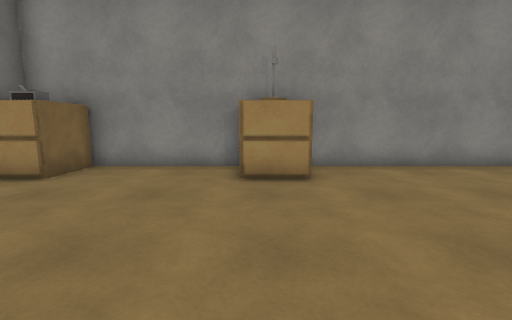
[1] (above)

21 first-person views from a walk through a 3-D level made in the Unity game engine. The camera is 1.2 m above the floor, tilts 8° down and sees 90° across. The floor is counted in squares, 1 m on a side. Each view is taken from the middle of a square. On the plan, view 1 faces up. The plan holds only what a view shows up to about 12 squares ahead; the rest is blank. The place goes on beyond the plan. The player character is not drawn. Door leaves are left out, so doorways stand open. Some surface patterns are stand-ins.

[2]
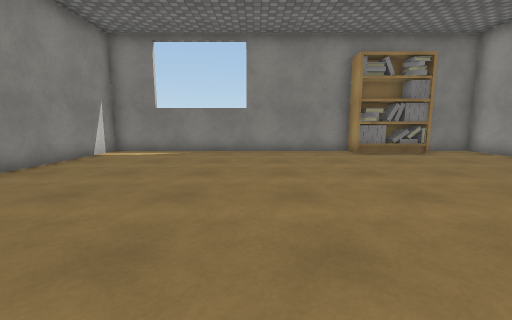

[3]
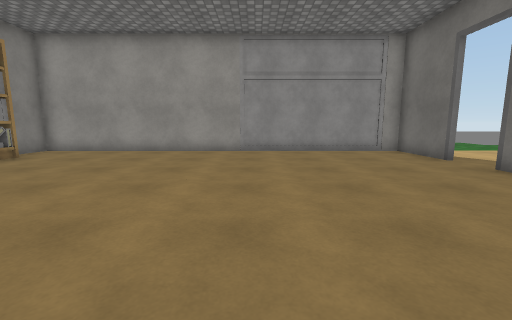

[4]
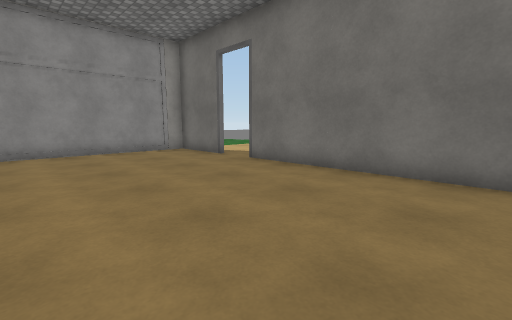

[5]
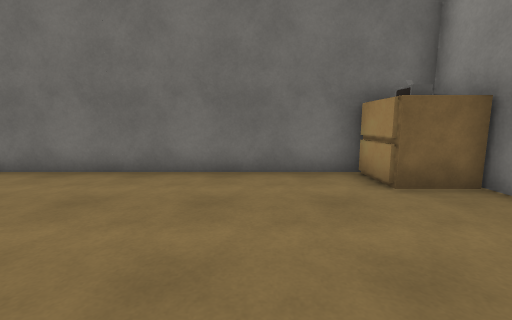

[6]
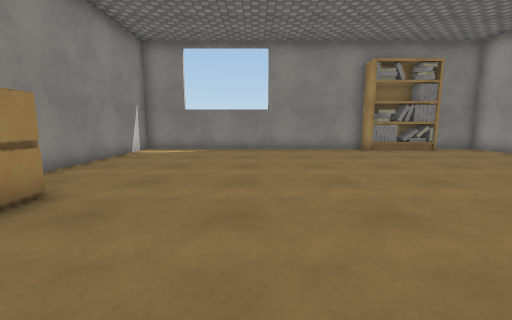

[7]
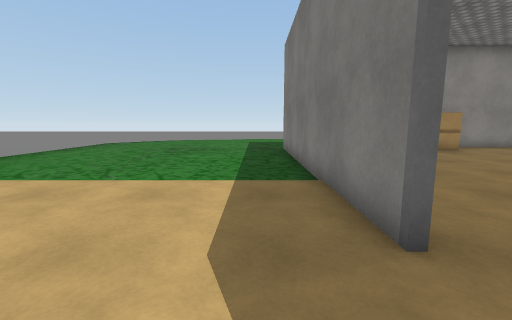

[8]
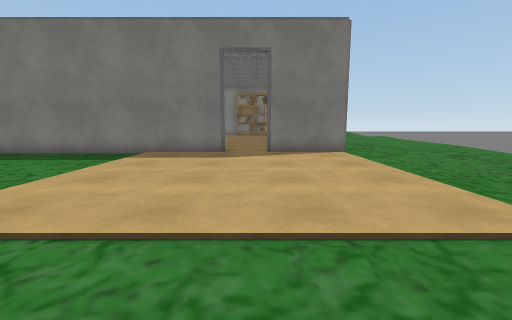

[9]
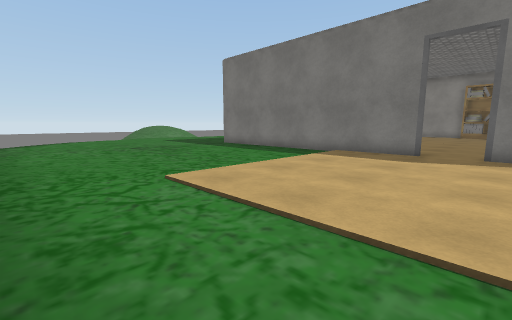

[10]
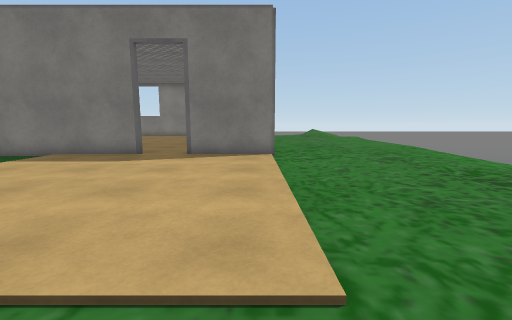

[11]
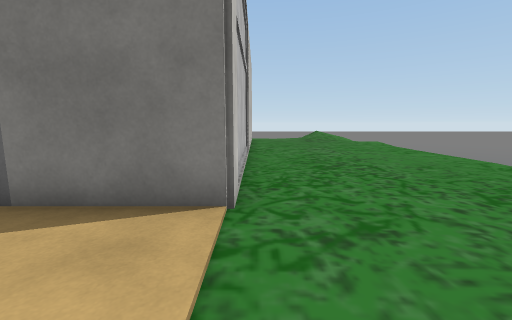

[12]
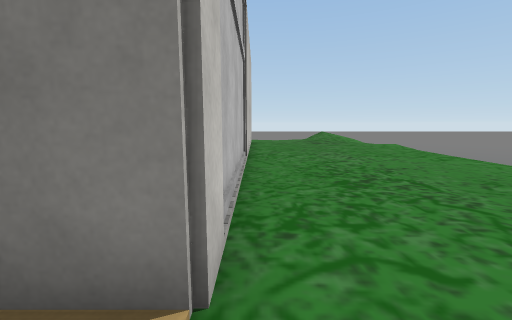

[13]
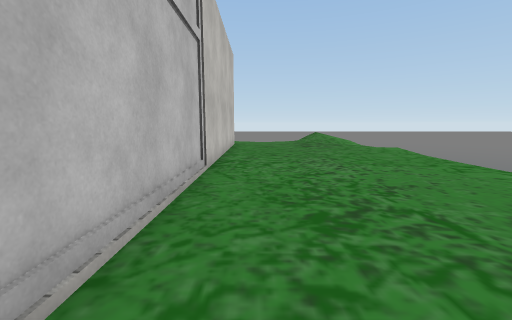

[14]
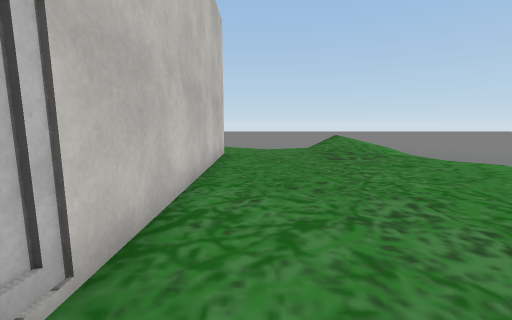

[15]
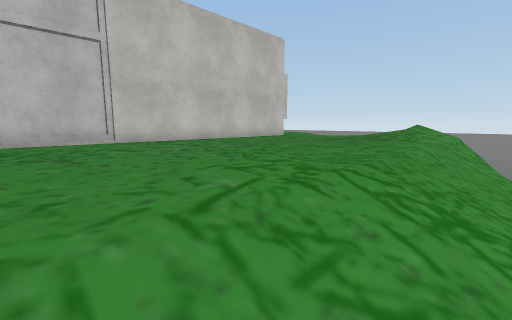

[16]
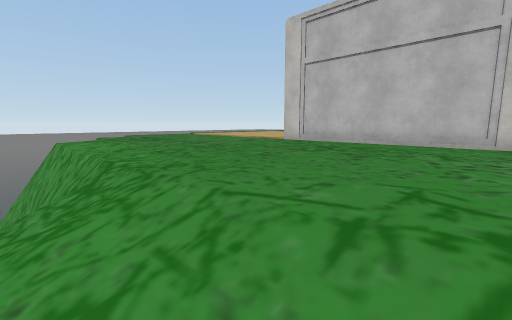

[17]
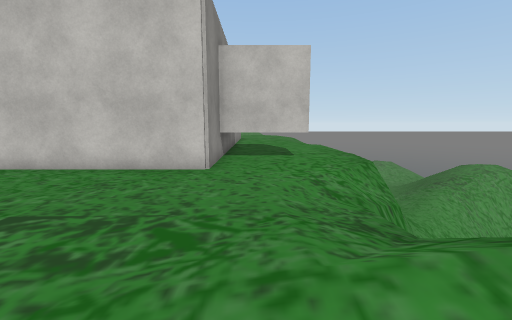

[18]
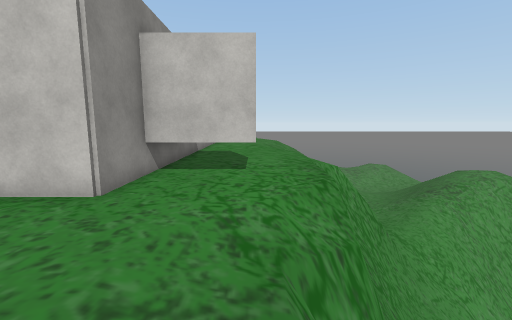

[19]
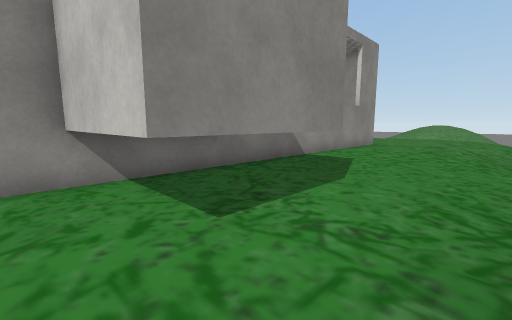

[20]
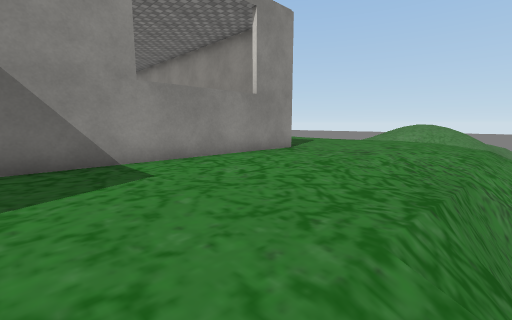

[21]
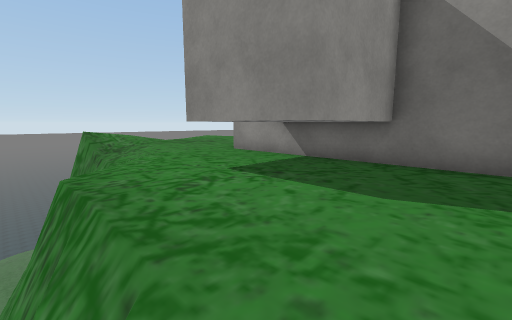

### Floor plan
Key: @ floor where view 1 was taken; # wall or solid block; . main floor; - floor 0.5 m lower than the main floor; / step, stairs or slope; D open door; = window, fence, low wall or low ledge; v drop or lower ground; C cupboard; B bookshelf; O other object.
Columns run from 18 left of view 1 to 17 right of it. Each row starts with its distance up from view 1.
  7  .....      CC####CC#########...//v
  6  ...........CC....CC........#...//v
  5 v...........#...............#...//v
  4 v...........#...............#.../-v
  3  ...........#...............#...../
  2  ...........#...............#...../
  1  ...........#...............#...../
  0  ...........#.....@.........#...../
 -1  ...........#...............#...../
 -2  ...........#...............#...../
 -3  ...........#..............B####..vv
 -4  ..........DD.............BBO  #..vv
 -5  ..........DD..............BO  #..v
 -6  ...........#..............B####..v#
 -7   ..........#...............#..../
 -8   ..........#...............#...//
 -9    .........#################..//vv
-10    ...........................//vv
-11     ..........................//v
-12      .........................//v
-13        .......................//v
-14       .......................///v
-15       /.......................//
-16       /......................./
-17       vvvvvv/////////////////v
-18     =##       ///////////// v

Where each view was taken, in squares from view 1:
view 1: 0 up, 0 right, facing up
view 2: 1 up, 2 left, facing right
view 3: 3 up, 0 right, facing down
view 4: 3 up, 0 right, facing down-left
view 5: 3 up, 0 right, facing left
view 6: 2 up, 3 left, facing right
view 7: 6 down, 8 left, facing up
view 8: 5 down, 17 left, facing right
view 9: 6 down, 17 left, facing up-right
view 10: 8 down, 16 left, facing right
view 11: 9 down, 10 left, facing right
view 12: 9 down, 8 left, facing right
view 13: 10 down, 6 left, facing right
view 14: 10 down, 1 left, facing right
view 15: 18 down, 2 left, facing up-right
view 16: 18 down, 1 right, facing up-left
view 17: 16 down, 11 right, facing up
view 18: 14 down, 13 right, facing up
view 19: 7 down, 15 right, facing up-left
view 20: 1 down, 16 right, facing up-left
view 21: 1 down, 16 right, facing down-left
